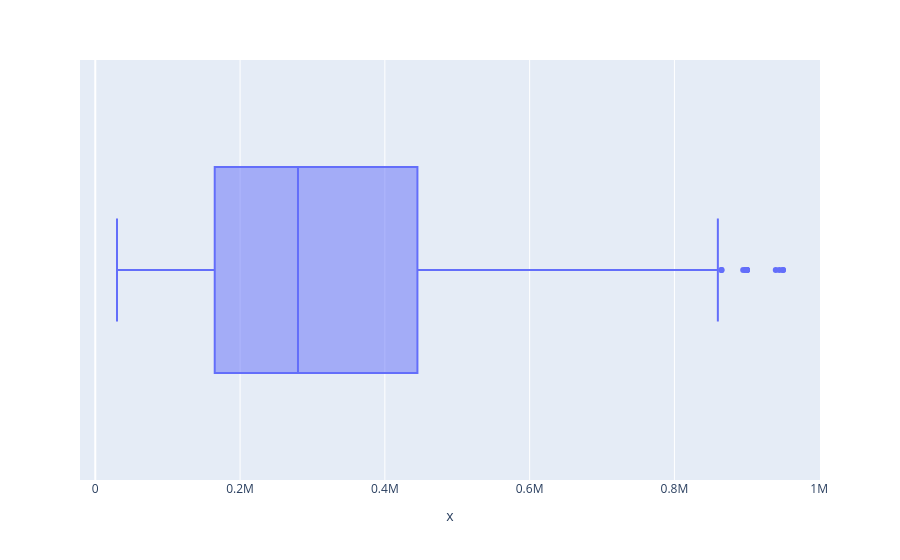

The code cell stored with this chart in its notebook:
### Code cell
px.box(x=df["Price"])

### Figure 1 — Plotly figure (JSON) as saved in the notebook; plotly's stock layout.template omitted (floating-point values rounded to 4 significant figures; data arrays with more than 128 entries replaced by an {"elided": "..."} marker saying what was removed)
{"data": [{"alignmentgroup": "True", "hovertemplate": "x=%{x}<extra></extra>", "legendgroup": "", "marker": {"color": "#636efa"}, "name": "", "notched": false, "offsetgroup": "", "orientation": "h", "showlegend": false, "type": "box", "x": {"elided": "763 int values"}, "x0": " ", "xaxis": "x", "y0": " ", "yaxis": "y"}], "layout": {"boxmode": "group", "legend": {"tracegroupgap": 0}, "margin": {"t": 60}, "xaxis": {"anchor": "y", "domain": [0, 1], "title": {"text": "x"}}, "yaxis": {"anchor": "x", "domain": [0, 1]}}}
